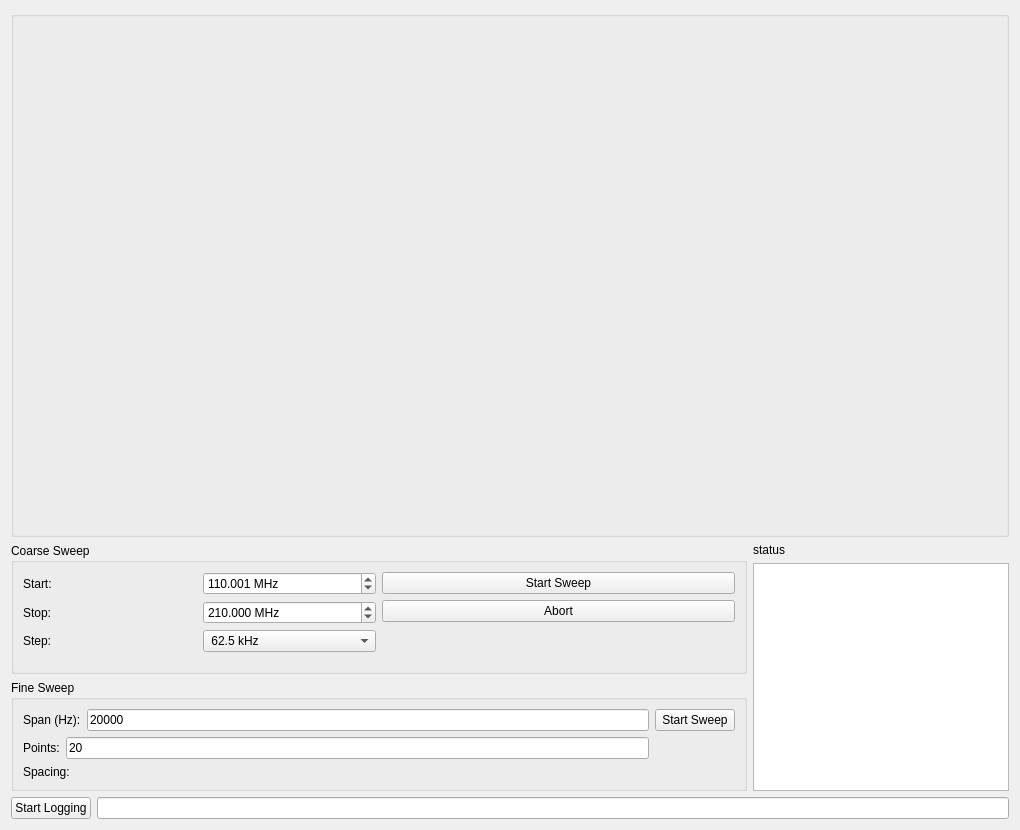
<?xml version="1.0" encoding="UTF-8"?>
<ui version="4.0">
 <class>SweepDialog</class>
 <widget class="QDialog" name="SweepDialog">
  <property name="geometry">
   <rect>
    <x>0</x>
    <y>0</y>
    <width>1020</width>
    <height>830</height>
   </rect>
  </property>
  <property name="windowTitle">
   <string>KIDleidoscope</string>
  </property>
  <layout class="QVBoxLayout" name="verticalLayout_6">
   <item>
    <widget class="QGroupBox" name="plot_group_box">
     <property name="sizePolicy">
      <sizepolicy hsizetype="Expanding" vsizetype="Expanding">
       <horstretch>0</horstretch>
       <verstretch>10</verstretch>
      </sizepolicy>
     </property>
     <property name="autoFillBackground">
      <bool>false</bool>
     </property>
     <property name="flat">
      <bool>false</bool>
     </property>
    </widget>
   </item>
   <item>
    <layout class="QHBoxLayout" name="horizontalLayout_9">
     <item>
      <layout class="QVBoxLayout" name="verticalLayout_5">
       <item>
        <widget class="QGroupBox" name="groupBox">
         <property name="title">
          <string>Coarse Sweep</string>
         </property>
         <property name="flat">
          <bool>true</bool>
         </property>
         <property name="checkable">
          <bool>false</bool>
         </property>
         <layout class="QHBoxLayout" name="horizontalLayout_6">
          <item>
           <layout class="QHBoxLayout" name="horizontalLayout_5">
            <item>
             <layout class="QVBoxLayout" name="verticalLayout_2">
              <item>
               <layout class="QHBoxLayout" name="horizontalLayout">
                <item>
                 <widget class="QLabel" name="label">
                  <property name="sizePolicy">
                   <sizepolicy hsizetype="Preferred" vsizetype="Minimum">
                    <horstretch>0</horstretch>
                    <verstretch>0</verstretch>
                   </sizepolicy>
                  </property>
                  <property name="text">
                   <string>Start:</string>
                  </property>
                 </widget>
                </item>
                <item>
                 <widget class="QDoubleSpinBox" name="spin_start_freq">
                  <property name="suffix">
                   <string> MHz</string>
                  </property>
                  <property name="decimals">
                   <number>3</number>
                  </property>
                  <property name="maximum">
                   <double>256.000000000000000</double>
                  </property>
                  <property name="value">
                   <double>110.001000000000005</double>
                  </property>
                 </widget>
                </item>
               </layout>
              </item>
              <item>
               <layout class="QHBoxLayout" name="horizontalLayout_2">
                <item>
                 <widget class="QLabel" name="label_2">
                  <property name="text">
                   <string>Stop:</string>
                  </property>
                 </widget>
                </item>
                <item>
                 <widget class="QDoubleSpinBox" name="spin_stop_freq">
                  <property name="frame">
                   <bool>true</bool>
                  </property>
                  <property name="suffix">
                   <string> MHz</string>
                  </property>
                  <property name="decimals">
                   <number>3</number>
                  </property>
                  <property name="maximum">
                   <double>256.000000000000000</double>
                  </property>
                  <property name="value">
                   <double>210.000000000000000</double>
                  </property>
                 </widget>
                </item>
               </layout>
              </item>
              <item>
               <layout class="QHBoxLayout" name="horizontalLayout_3">
                <item>
                 <widget class="QLabel" name="label_3">
                  <property name="text">
                   <string>Step:</string>
                  </property>
                 </widget>
                </item>
                <item>
                 <widget class="QComboBox" name="combo_step_size">
                  <property name="currentIndex">
                   <number>0</number>
                  </property>
                  <item>
                   <property name="text">
                    <string> 62.5 kHz</string>
                   </property>
                  </item>
                  <item>
                   <property name="text">
                    <string>125 kHz</string>
                   </property>
                  </item>
                  <item>
                   <property name="text">
                    <string>250 kHz</string>
                   </property>
                  </item>
                  <item>
                   <property name="text">
                    <string>500 kHz</string>
                   </property>
                  </item>
                  <item>
                   <property name="text">
                    <string>1.00 MHz</string>
                   </property>
                  </item>
                 </widget>
                </item>
               </layout>
              </item>
              <item>
               <spacer name="verticalSpacer_2">
                <property name="orientation">
                 <enum>Qt::Vertical</enum>
                </property>
                <property name="sizeHint" stdset="0">
                 <size>
                  <width>20</width>
                  <height>0</height>
                 </size>
                </property>
               </spacer>
              </item>
             </layout>
            </item>
            <item>
             <layout class="QVBoxLayout" name="verticalLayout">
              <item>
               <widget class="QPushButton" name="push_start_sweep">
                <property name="text">
                 <string>Start Sweep</string>
                </property>
                <property name="autoDefault">
                 <bool>false</bool>
                </property>
               </widget>
              </item>
              <item>
               <widget class="QPushButton" name="push_abort">
                <property name="text">
                 <string>Abort</string>
                </property>
                <property name="autoDefault">
                 <bool>false</bool>
                </property>
               </widget>
              </item>
              <item>
               <spacer name="verticalSpacer">
                <property name="orientation">
                 <enum>Qt::Vertical</enum>
                </property>
                <property name="sizeHint" stdset="0">
                 <size>
                  <width>20</width>
                  <height>40</height>
                 </size>
                </property>
               </spacer>
              </item>
             </layout>
            </item>
           </layout>
          </item>
         </layout>
        </widget>
       </item>
       <item>
        <widget class="QGroupBox" name="groupBox_2">
         <property name="title">
          <string>Fine Sweep</string>
         </property>
         <layout class="QHBoxLayout" name="horizontalLayout_10">
          <item>
           <layout class="QVBoxLayout" name="verticalLayout_7">
            <item>
             <layout class="QHBoxLayout" name="horizontalLayout_7">
              <item>
               <widget class="QLabel" name="label_4">
                <property name="text">
                 <string>Span (Hz):</string>
                </property>
               </widget>
              </item>
              <item>
               <widget class="QLineEdit" name="line_span_hz">
                <property name="text">
                 <string>20000</string>
                </property>
               </widget>
              </item>
             </layout>
            </item>
            <item>
             <layout class="QHBoxLayout" name="horizontalLayout_8">
              <item>
               <widget class="QLabel" name="label_6">
                <property name="text">
                 <string>Points:</string>
                </property>
               </widget>
              </item>
              <item>
               <widget class="QLineEdit" name="line_npoints">
                <property name="text">
                 <string>20</string>
                </property>
               </widget>
              </item>
             </layout>
            </item>
            <item>
             <widget class="QLabel" name="label_spacing">
              <property name="text">
               <string>Spacing:</string>
              </property>
             </widget>
            </item>
           </layout>
          </item>
          <item>
           <layout class="QVBoxLayout" name="verticalLayout_4">
            <item>
             <widget class="QPushButton" name="push_start_fine_sweep">
              <property name="text">
               <string>Start Sweep</string>
              </property>
              <property name="autoDefault">
               <bool>false</bool>
              </property>
             </widget>
            </item>
            <item>
             <spacer name="verticalSpacer_3">
              <property name="orientation">
               <enum>Qt::Vertical</enum>
              </property>
              <property name="sizeHint" stdset="0">
               <size>
                <width>17</width>
                <height>37</height>
               </size>
              </property>
             </spacer>
            </item>
           </layout>
          </item>
         </layout>
        </widget>
       </item>
      </layout>
     </item>
     <item>
      <layout class="QVBoxLayout" name="verticalLayout_3">
       <item>
        <widget class="QLabel" name="label_status">
         <property name="text">
          <string>status</string>
         </property>
        </widget>
       </item>
       <item>
        <widget class="QTableWidget" name="tableview_freqs">
         <property name="sizePolicy">
          <sizepolicy hsizetype="Preferred" vsizetype="Expanding">
           <horstretch>0</horstretch>
           <verstretch>0</verstretch>
          </sizepolicy>
         </property>
        </widget>
       </item>
      </layout>
     </item>
    </layout>
   </item>
   <item>
    <layout class="QHBoxLayout" name="horizontalLayout_4">
     <item>
      <widget class="QPushButton" name="push_save">
       <property name="sizePolicy">
        <sizepolicy hsizetype="Minimum" vsizetype="Fixed">
         <horstretch>0</horstretch>
         <verstretch>0</verstretch>
        </sizepolicy>
       </property>
       <property name="text">
        <string>Start Logging</string>
       </property>
       <property name="autoDefault">
        <bool>false</bool>
       </property>
      </widget>
     </item>
     <item>
      <widget class="QLineEdit" name="line_filename">
       <property name="readOnly">
        <bool>true</bool>
       </property>
      </widget>
     </item>
    </layout>
   </item>
  </layout>
 </widget>
 <resources/>
 <connections/>
</ui>
